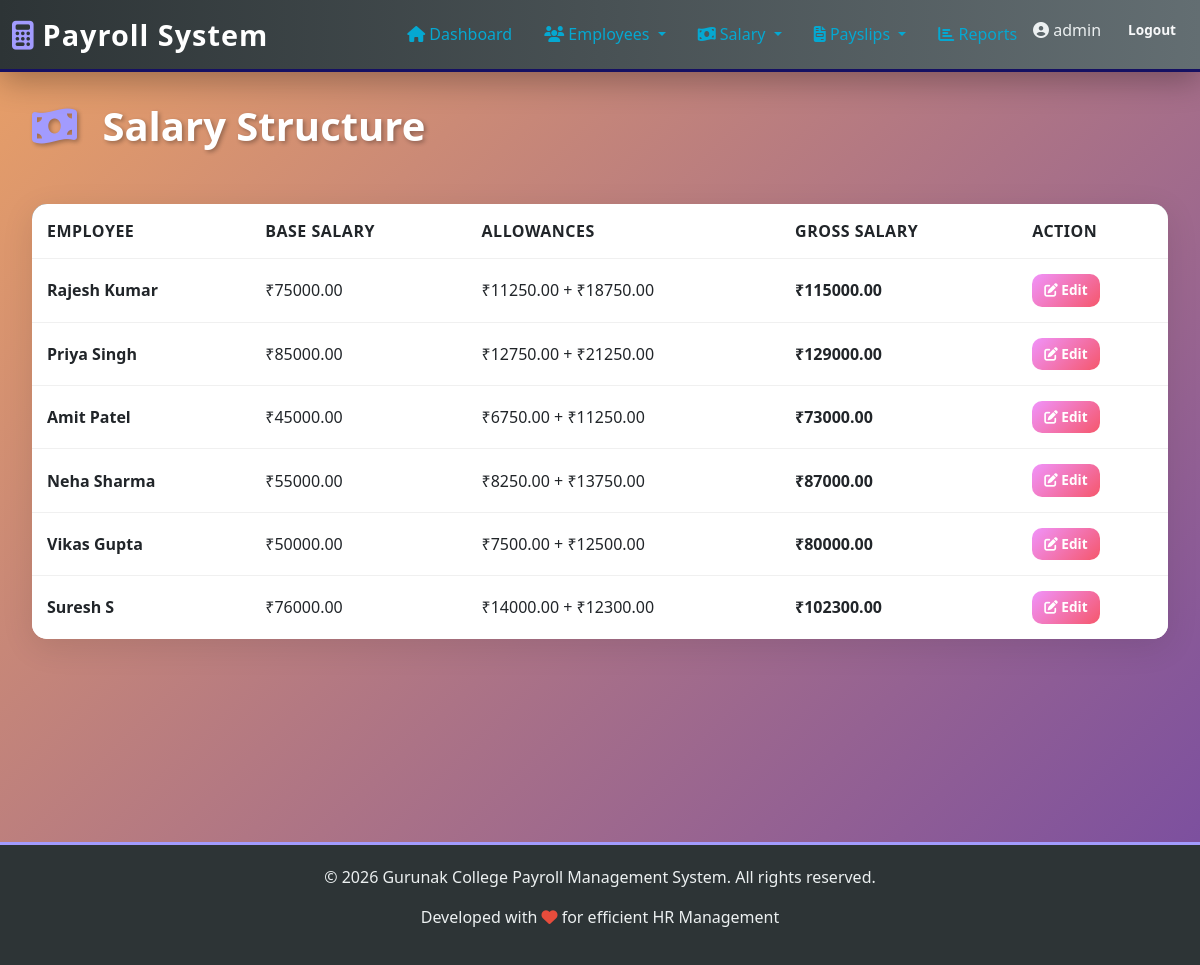
The page /salary-structure/ (signed in) on the database its author committed.
### payroll/models.py (models this page shows, shortened)
class SalaryStructure(models.Model):
    employee = models.OneToOneField(Employee, on_delete=models.CASCADE, related_name='salary_structure')
    base_salary = models.FloatField()
    dearness_allowance = models.FloatField(default=0)
    house_rent_allowance = models.FloatField(default=0)
    medical_allowance = models.FloatField(default=0)
    conveyance_allowance = models.FloatField(default=0)
    other_allowances = models.FloatField(default=0)
    created_at = models.DateTimeField(auto_now_add=True)
    updated_at = models.DateTimeField(auto_now=True)
    def gross_salary(self):
        return (self.base_salary + self.dearness_allowance + self.house_rent_allowance +
                self.medical_allowance + self.conveyance_allowance + self.other_allowances)

class Employee(models.Model):
    POSITION = [
        ("Junior", "Junior"),
        ("Senior", "Senior"),
        ("Manager", "Manager"),
        ("Director", "Director"),
    ]
    STATUS_CHOICES = [
        ("Active", "Active"),
        ("Inactive", "Inactive"),
        ("On Leave", "On Leave"),
    ]
    name = models.CharField(max_length=100)
    email = models.EmailField(unique=True)
    phone = models.CharField(max_length=15, blank=True)
    employee_id = models.CharField(max_length=20, unique=True)
    position = models.CharField(max_length=20, choices=POSITION)
    department = models.ForeignKey(Department, on_delete=models.PROTECT)
    experience = models.IntegerField()
    base_salary = models.FloatField()
    address = models.TextField(blank=True)
    city = models.CharField(max_length=50, blank=True)
    state = models.CharField(max_length=50, blank=True)
    zip_code = models.CharField(max_length=10, blank=True)
    pan = models.CharField(max_length=20, blank=True)
    aadhar = models.CharField(max_length=20, blank=True)
    bank_account = models.CharField(max_length=20, blank=True)
    ifsc_code = models.CharField(max_length=20, blank=True)
    status = models.CharField(max_length=20, choices=STATUS_CHOICES, default="Active")
    date_joined = models.DateField()
    created_at = models.DateTimeField(auto_now_add=True)
    updated_at = models.DateTimeField(auto_now=True)
    class Meta:
        ordering = ['-created_at']
        indexes = [
            models.Index(fields=['employee_id']),
            models.Index(fields=['status']),
        ]

### payroll/views.py (the view)
# urls.py: path('salary-structure/', views.salary_structure_list, name='salary_structure_list'),
@login_required
def salary_structure_list(request):
    salary_structures = SalaryStructure.objects.select_related('employee')
    context = {
        'salary_structures': salary_structures,
    }
    return render(request, 'salary/salary_structure_list.html', context)

### templates/salary/salary_structure_list.html
{% extends 'base.html' %}
{% block content %}
<div class="d-flex justify-content-between align-items-center mb-4">
    <h1 class="page-title">
        <i class="fas fa-money-bill-wave"></i> Salary Structure
    </h1>
</div>
<div class="table-glass">
    <table class="table table-hover">
        <thead>
            <tr>
                <th>Employee</th>
                <th>Base Salary</th>
                <th>Allowances</th>
                <th>Gross Salary</th>
                <th>Action</th>
            </tr>
        </thead>
        <tbody>
            {% for salary_struct in salary_structures %}
            <tr>
                <td><strong>{{ salary_struct.employee.name }}</strong></td>
                <td>₹{{ salary_struct.base_salary|floatformat:2 }}</td>
                <td>₹{{ salary_struct.dearness_allowance|floatformat:2 }} + ₹{{ salary_struct.house_rent_allowance|floatformat:2 }}</td>
                <td class="fw-bold">₹{{ salary_struct.gross_salary|floatformat:2 }}</td>
                <td>
                    <a href="/salary-structure/{{ salary_struct.employee.id }}/edit/" class="btn btn-sm btn-warning">
                        <i class="fas fa-edit"></i> Edit
                    </a>
                </td>
            </tr>
            {% endfor %}
        </tbody>
    </table>
</div>
{% endblock %}

### templates/base.html (shortened to what this page needs)
<!DOCTYPE html>
<html lang="en">
<head>
    <link href="https://cdn.jsdelivr.net/npm/bootstrap@5.3.0/dist/css/bootstrap.min.css" rel="stylesheet">
    <link rel="stylesheet" href="https://cdnjs.cloudflare.com/ajax/libs/font-awesome/6.5.1/css/all.min.css">
    <link rel="stylesheet" href="https://cdnjs.cloudflare.com/ajax/libs/animate.css/4.1.1/animate.min.css"/>
</head>
<body>
    <nav class="navbar navbar-expand-lg navbar-dark sticky-top">
        <div class="container-fluid">
            <a class="navbar-brand" href="/">
                <i class="fas fa-calculator"></i>Payroll System
            </a>
            <div class="collapse navbar-collapse" id="navbarNav">
                <ul class="navbar-nav ms-auto">
                    <li class="nav-item">
                        <a class="nav-link {% if request.resolver_match.url_name == 'dashboard' %}active{% endif %}" href="/">
                            <i class="fas fa-home"></i> Dashboard
                        </a>
                    </li>
                    <li class="nav-item dropdown">
                        <a class="nav-link dropdown-toggle" href="#" id="empDropdown" role="button" data-bs-toggle="dropdown">
                            <i class="fas fa-users"></i> Employees
                        </a>
                    </li>
                    <li class="nav-item dropdown">
                        <a class="nav-link dropdown-toggle" href="#" id="salaryDropdown" role="button" data-bs-toggle="dropdown">
                            <i class="fas fa-money-bill-wave"></i> Salary
                        </a>
                    </li>
                    <li class="nav-item dropdown">
                        <a class="nav-link dropdown-toggle" href="#" id="paySlipDropdown" role="button" data-bs-toggle="dropdown">
                            <i class="fas fa-file-invoice"></i> Payslips
                        </a>
                    </li>
                    <li class="nav-item">
                        <a class="nav-link" href="/reports/">
                            <i class="fas fa-chart-bar"></i> Reports
                        </a>
                    </li>
                    <li class="nav-item">
                        <div class="user-info">
                            <span><i class="fas fa-user-circle"></i> {{ user.username }}</span>
                            <form method="post" action="/logout/" style="display: inline;">
                                <button type="submit" class="btn btn-sm btn-outline-light" style="border: none; padding: 0.375rem 0.75rem;">Logout</button>
                            </form>
                        </div>
                    </li>
                </ul>
            </div>
        </div>
    </nav>
    <div class="main-container">
        <div class="container-fluid">
            {% block content %}{% endblock %}
        </div>
    </div>
    <div class="footer">
        <p>&copy; 2026 Gurunak College Payroll Management System. All rights reserved.</p>
        <p>Developed with <i class="fas fa-heart" style="color: #e74c3c;"></i> for efficient HR Management</p>
    </div>
</body>
</html>

### templates/base.html (style rules this page uses)
* { margin: 0; padding: 0; box-sizing: border-box; }
body { font-family: 'Segoe UI', Tahoma, Geneva, Verdana, sans-serif; background: linear-gradient(135deg, #eaa166 0%, #764ba2 100%); min-height: 100vh; color: #333; }
.navbar { background: linear-gradient(90deg, #2d3436 0%, #636e72 100%); box-shadow: 0 8px 32px rgba(0, 0, 0, 0.3); backdrop-filter: blur(10px); border-bottom: 3px solid #151062; }
.navbar-brand { font-size: 1.8rem; font-weight: 700; color: #fff !important; letter-spacing: 1px; animation: slideInLeft 0.6s ease; }
.navbar-brand i { margin-right: 8px; color: #a29bfe; }
.nav-link { color: #05a8d1 !important; margin: 0 8px; font-weight: 500; transition: all 0.3s ease; border-bottom: 2px solid transparent; }
.user-info { color: #ecf0f1; margin-left: auto; display: flex; align-items: center; gap: 15px; }
.main-container { padding: 30px 20px; min-height: calc(100vh - 70px); }
.page-title { font-size: 2.5rem; font-weight: 700; color: #fff; margin-bottom: 30px; text-shadow: 2px 2px 4px rgba(0, 0, 0, 0.3); animation: slideInDown 0.6s ease; }
.page-title i { margin-right: 15px; color: #a29bfe; }
.table-glass { background: rgba(255, 255, 255, 0.95); border-radius: 15px; overflow: hidden; box-shadow: 0 8px 32px rgba(0, 0, 0, 0.1); }
.table { margin-bottom: 0; border-collapse: collapse; }
.table thead { background: linear-gradient(90deg, #2d3436 0%, #636e72 100%); color: white; font-weight: 600; text-transform: uppercase; letter-spacing: 0.5px; }
.table thead th { border: none; padding: 15px; vertical-align: middle; }
.table tbody tr { border-top: 1px solid #f0f0f0; transition: all 0.3s ease; }
.table tbody td { border: none; padding: 15px; vertical-align: middle; }
.btn { border-radius: 10px; font-weight: 600; padding: 10px 20px; transition: all 0.3s ease; border: none; }
.btn-warning { background: linear-gradient(135deg, #f093fb 0%, #f5576c 100%); color: white; }
.btn-sm { padding: 6px 12px; font-size: 0.85rem; }
.footer { background: #2d3436; color: #ecf0f1; padding: 20px; text-align: center; margin-top: 40px; border-top: 3px solid #a29bfe; }

### rows shown on the page
SalaryStructure: employee.name "Rajesh Kumar", base_salary "75000.00", dearness_allowance "11250.00", house_rent_allowance "18750.00", gross_salary "115000.00"
SalaryStructure: employee.name "Priya Singh", base_salary "85000.00", dearness_allowance "12750.00", house_rent_allowance "21250.00", gross_salary "129000.00"
SalaryStructure: employee.name "Amit Patel", base_salary "45000.00", dearness_allowance "6750.00", house_rent_allowance "11250.00", gross_salary "73000.00"
SalaryStructure: employee.name "Neha Sharma", base_salary "55000.00", dearness_allowance "8250.00", house_rent_allowance "13750.00", gross_salary "87000.00"
SalaryStructure: employee.name "Vikas Gupta", base_salary "50000.00", dearness_allowance "7500.00", house_rent_allowance "12500.00", gross_salary "80000.00"
SalaryStructure: employee.name "Suresh S", base_salary "76000.00", dearness_allowance "14000.00", house_rent_allowance "12300.00", gross_salary "102300.00"

### other values the page prints
{{ user.username }} "admin"
